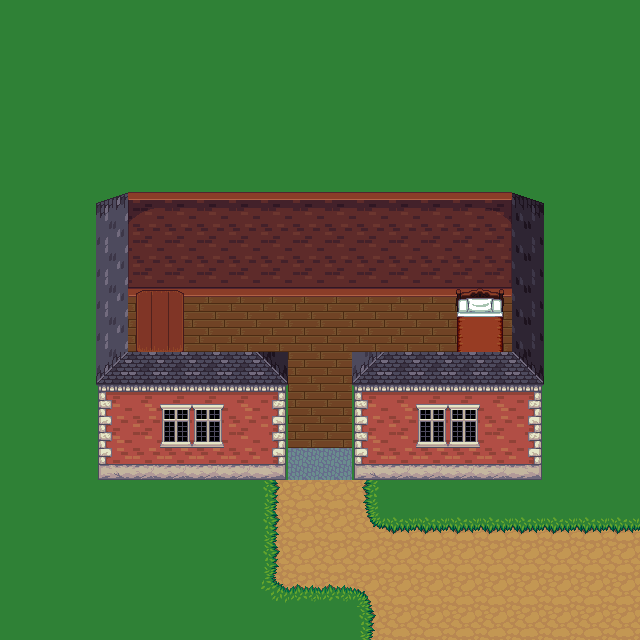

A 2D game scene composited from a Tiled map and its tileset images. What follows is a short description and the map's XML, with every tile layer's data as written:
An orthogonal 20x20 tile map with 32x32 px tiles, 2 tile layers (background, object), 1 hidden layer not drawn, 4 tilesets and 1 object (teleport).

<map version="1.0" orientation="orthogonal" width="20" height="20" tilewidth="32" tileheight="32">
 <properties>
  <property name="music" value="calmtown.ogg" />
  <property name="tileset" value="interior.txt" />
  <property name="title" value="Small House" />
 </properties>
 <tileset firstgid="1" name="tiled_collision" tilewidth="32" tileheight="32">
  <image source="tiled_collision.png" width="480" height="32" />
 </tileset>
 <tileset firstgid="16" name="interior_background" tilewidth="32" tileheight="32">
  <image source="interior tiles/interior_background.png" width="864" height="832" />
 </tileset>
 <tileset firstgid="718" name="intfurniture" tilewidth="32" tileheight="64">
  <image source="interior tiles/intfurniture.png" width="671" height="512" />
 </tileset>
 <tileset firstgid="878" name="interiorbuildings" tilewidth="32" tileheight="128">
  <image source="interior tiles/interiorbuildings.png" width="672" height="768" />
 </tileset>
 <layer name="background" width="20" height="20">
  <data encoding="csv">
541,541,541,541,541,541,541,541,541,541,541,541,541,541,541,541,541,541,541,541,
541,541,541,541,541,541,541,541,541,541,541,541,541,541,541,541,541,541,541,541,
541,541,541,541,541,541,541,541,541,541,541,541,541,541,541,541,541,541,541,541,
541,541,541,541,541,541,541,541,541,541,541,541,541,541,541,541,541,541,541,541,
541,541,541,541,541,541,541,541,541,541,541,541,541,541,541,541,541,541,541,541,
541,541,541,541,541,541,541,541,541,541,541,541,541,541,541,541,541,541,541,541,
541,541,541,541,541,541,541,541,541,541,541,541,541,541,541,541,541,541,541,541,
541,541,541,541,541,541,541,541,541,541,541,541,541,541,541,541,541,541,541,541,
541,541,541,541,541,541,541,541,541,541,541,541,541,541,541,541,541,541,541,541,
541,541,541,541,156,156,156,156,156,156,156,156,156,156,156,156,541,541,541,541,
541,541,541,541,156,156,156,156,156,156,156,156,156,156,156,156,541,541,541,541,
541,541,541,541,507,541,541,541,541,156,156,541,541,541,541,541,541,541,541,541,
541,541,541,541,541,541,541,541,541,156,156,541,541,541,541,541,541,541,541,541,
541,541,541,541,541,541,541,541,541,156,156,541,541,541,541,541,541,541,541,541,
541,541,541,541,541,541,541,541,541,616,616,541,541,541,541,541,541,541,541,541,
541,541,541,541,541,541,541,541,542,489,489,540,541,541,541,541,541,541,541,541,
541,541,541,541,541,541,541,541,542,489,489,567,568,568,568,568,568,568,568,568,
541,541,541,541,541,541,541,541,542,489,489,489,489,489,489,489,489,489,489,489,
541,541,541,541,541,541,541,541,487,514,514,515,489,489,489,489,489,489,489,489,
541,541,541,541,541,541,541,541,541,541,541,542,489,489,489,489,489,489,489,489
</data>
 </layer>
 <layer name="object" width="20" height="20">
  <data encoding="csv">
0,0,0,0,0,0,0,0,0,0,0,0,0,0,0,0,0,0,0,0,
0,0,0,0,0,0,0,0,0,0,0,0,0,0,0,0,0,0,0,0,
0,0,0,0,0,0,0,0,0,0,0,0,0,0,0,0,0,0,0,0,
0,0,0,0,0,0,0,0,0,0,0,0,0,0,0,0,0,0,0,0,
0,0,0,0,0,0,0,0,0,0,0,0,0,0,0,0,0,0,0,0,
0,0,0,0,0,0,0,0,0,0,0,0,0,0,0,0,0,0,0,0,
0,0,0,0,0,0,0,0,0,0,0,0,0,0,0,0,0,0,0,0,
0,0,0,0,0,0,0,0,0,0,0,0,0,0,0,0,0,0,0,0,
0,0,0,0,0,0,0,0,0,0,0,0,0,0,0,0,0,0,0,0,
0,0,0,897,962,963,963,963,963,963,963,963,963,963,963,964,898,0,0,0,
0,0,0,896,802,803,0,0,0,0,0,0,0,0,800,801,895,0,0,0,
0,0,0,896,0,0,0,0,0,0,0,0,0,0,296,297,895,0,0,0,
0,0,0,896,0,0,0,0,0,0,0,0,0,0,323,324,895,0,0,0,
0,0,0,896,0,0,0,0,0,0,0,0,0,0,0,0,895,0,0,0,
0,0,0,878,879,880,880,879,892,0,0,878,879,880,880,879,892,0,0,0,
0,0,0,0,0,0,0,0,0,0,0,0,0,0,0,0,0,0,0,0,
0,0,0,0,0,0,0,0,0,0,0,0,0,0,0,0,0,0,0,0,
0,0,0,0,0,0,0,0,0,0,0,0,0,0,0,0,0,0,0,0,
0,0,0,0,0,0,0,0,0,0,0,0,0,0,0,0,0,0,0,0,
0,0,0,0,0,0,0,0,0,0,0,0,0,0,0,0,0,0,0,0
</data>
 </layer>
 <layer name="collision" width="20" height="20" visible="0">
  <data encoding="csv">
0,0,0,0,0,0,0,0,0,0,0,0,0,0,0,0,0,0,0,0,
0,0,0,0,0,0,0,0,0,0,0,0,0,0,0,0,0,0,0,0,
0,0,0,0,0,0,0,0,0,0,0,0,0,0,0,0,0,0,0,0,
0,0,0,0,0,0,0,0,0,0,0,0,0,0,0,0,0,0,0,0,
0,0,0,0,0,0,0,0,0,0,0,0,0,0,0,0,0,0,0,0,
0,0,0,0,0,0,0,0,0,0,0,0,0,0,0,0,0,0,0,0,
0,0,0,0,0,0,0,0,0,0,0,0,0,0,0,0,0,0,0,0,
0,0,0,0,0,0,0,0,0,0,0,0,0,0,0,0,0,0,0,0,
0,0,0,0,0,0,0,0,0,0,0,0,0,0,0,0,0,0,0,0,
0,0,0,1,1,1,1,1,1,1,1,1,1,1,1,1,1,0,0,0,
0,0,0,1,3,3,0,0,0,0,0,0,0,0,3,3,1,0,0,0,
0,0,0,1,0,0,0,0,0,0,0,0,0,0,3,3,1,0,0,0,
0,0,0,1,0,0,0,0,0,0,0,0,0,0,0,0,1,0,0,0,
0,0,0,1,0,0,0,0,0,0,0,0,0,0,0,0,1,0,0,0,
0,0,0,1,1,1,1,1,1,0,0,1,1,1,1,1,1,0,0,0,
0,0,0,0,0,0,0,0,0,0,0,0,0,0,0,0,0,0,0,0,
0,0,0,0,0,0,0,0,0,0,0,0,0,0,0,0,0,0,0,0,
0,0,0,0,0,0,0,0,0,0,0,0,0,0,0,0,0,0,0,0,
0,0,0,0,0,0,0,0,0,0,0,0,0,0,0,0,0,0,0,0,
0,0,0,0,0,0,0,0,0,0,0,0,0,0,0,0,0,0,0,0
</data>
 </layer>
 <objectgroup name="event" width="20" height="20">
  <object name="Teleport to Laurelia" type="teleport" x="288" y="448" width="64" height="32">
   <properties>
    <property name="intermap" value="laurelia.txt,89,62" />
   </properties>
  </object>
 </objectgroup>
 <objectgroup name="npc" width="20" height="20" />
</map>
